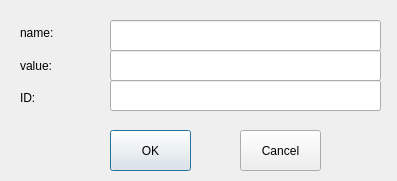
<?xml version="1.0" encoding="UTF-8"?>
<ui version="4.0">
 <class>Addsetting</class>
 <widget class="QDialog" name="Addsetting">
  <property name="geometry">
   <rect>
    <x>0</x>
    <y>0</y>
    <width>397</width>
    <height>181</height>
   </rect>
  </property>
  <property name="windowTitle">
   <string>Dialog</string>
  </property>
  <widget class="QPushButton" name="pushButton">
   <property name="geometry">
    <rect>
     <x>110</x>
     <y>130</y>
     <width>81</width>
     <height>41</height>
    </rect>
   </property>
   <property name="text">
    <string>OK</string>
   </property>
  </widget>
  <widget class="QPushButton" name="pushButton_2">
   <property name="geometry">
    <rect>
     <x>240</x>
     <y>130</y>
     <width>81</width>
     <height>41</height>
    </rect>
   </property>
   <property name="text">
    <string>Cancel</string>
   </property>
  </widget>
  <widget class="QWidget" name="verticalLayoutWidget">
   <property name="geometry">
    <rect>
     <x>20</x>
     <y>20</y>
     <width>81</width>
     <height>91</height>
    </rect>
   </property>
   <layout class="QVBoxLayout" name="verticalLayout">
    <item>
     <widget class="QLabel" name="label">
      <property name="text">
       <string>name:</string>
      </property>
     </widget>
    </item>
    <item>
     <widget class="QLabel" name="label_2">
      <property name="text">
       <string>value:</string>
      </property>
     </widget>
    </item>
    <item>
     <widget class="QLabel" name="label_3">
      <property name="text">
       <string>ID:</string>
      </property>
     </widget>
    </item>
   </layout>
  </widget>
  <widget class="QLineEdit" name="lineEdit">
   <property name="geometry">
    <rect>
     <x>110</x>
     <y>20</y>
     <width>271</width>
     <height>31</height>
    </rect>
   </property>
  </widget>
  <widget class="QLineEdit" name="lineEdit_2">
   <property name="geometry">
    <rect>
     <x>110</x>
     <y>50</y>
     <width>271</width>
     <height>31</height>
    </rect>
   </property>
  </widget>
  <widget class="QLineEdit" name="lineEdit_3">
   <property name="geometry">
    <rect>
     <x>110</x>
     <y>80</y>
     <width>271</width>
     <height>31</height>
    </rect>
   </property>
  </widget>
 </widget>
 <resources/>
 <connections/>
</ui>
